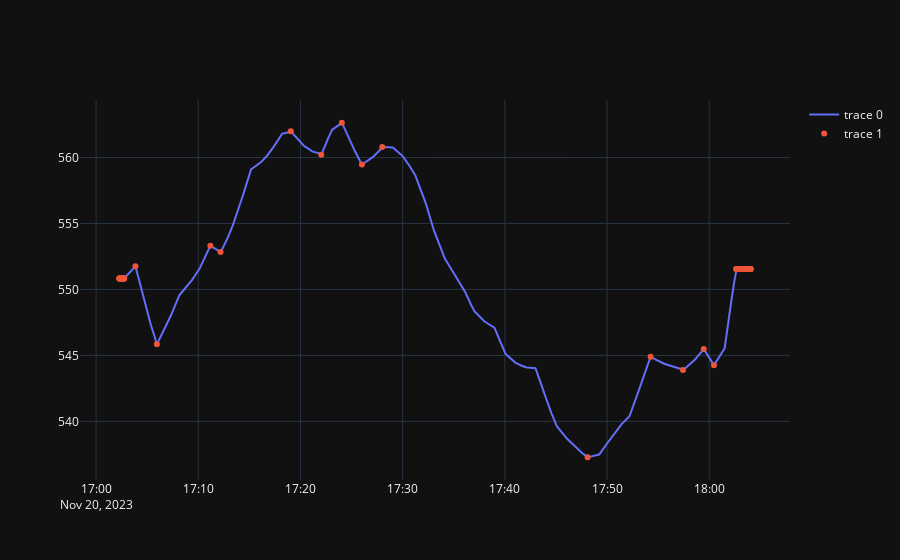

Notebook source saved alongside this figure:
### Code cell
import plotly.graph_objects as go

scatter = go.Scatter(
    x=gpx_df['time'],
    y=gpx_df['elevation'],
    mode='lines',
)

trace2 = go.Scatter(
    x=gpx_df[gpx_df['elevation_extrema'] != 0]['time'],
    y=gpx_df[gpx_df['elevation_extrema'] != 0]['elevation_extrema'],
    mode='markers',
)

fig = go.Figure(data=[scatter, trace2])
fig.show()

### Figure 1 — Plotly figure (JSON) as saved in the notebook; plotly's stock layout.template omitted (floating-point values rounded to 4 significant figures; data arrays with more than 128 entries replaced by an {"elided": "..."} marker saying what was removed)
{"data": [{"mode": "lines", "x": {"elided": "3709 str values"}, "y": {"elided": "3709 float values"}, "type": "scatter"}, {"mode": "markers", "x": {"elided": "130 str values"}, "y": {"elided": "130 float values"}, "type": "scatter"}], "layout": {}}
